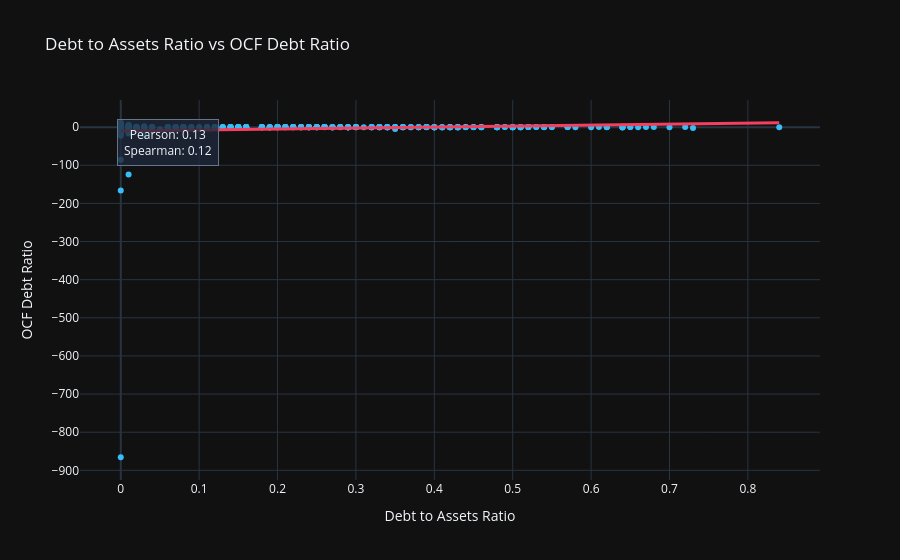

The code cell stored with this chart in its notebook:
### Markdown cell above
b. Debt/Assets-OCF/Debt

### Code cell
df = conn.sql("""
    SELECT
        accession_number,
        period_end,
        debt_to_assets_ratio,
        ocf_debt_ratio	
    FROM gold.fact_financial_metrics
    WHERE debt_to_assets_ratio IS NOT NULL
      AND ocf_debt_ratio IS NOT NULL
""").df()

pearson_corr, pearson_p = pearsonr(df['debt_to_assets_ratio'], df['ocf_debt_ratio'])
spearman_corr, spearman_p = spearmanr(df['debt_to_assets_ratio'], df['ocf_debt_ratio'])

da_low, da_high = df["debt_to_assets_ratio"].quantile([0.01, 0.99])
ocf_low, ocf_high = df["ocf_debt_ratio"].quantile([0.01, 0.99])

df_plot = df[
    df["debt_to_assets_ratio"].between(da_low, da_high)
    & df["ocf_debt_ratio"].between(ocf_low, ocf_high)
]

fig = px.scatter(
    df_plot,
    x="debt_to_assets_ratio",
    y="ocf_debt_ratio",
    title="Debt to Assets Ratio vs OCF Debt Ratio",
    labels={"debt_to_assets_ratio": "Debt to Assets Ratio", "ocf_debt_ratio": "OCF Debt Ratio"},
    trendline="ols",
    template="plotly_dark",
    color_discrete_sequence=["#38BDF8"]  
)

fig.update_traces(line=dict(color="#F43F5E", width=3), selector=dict(mode="lines"))

fig.add_annotation(
    x=0.05,
    y=0.95,
    xref="paper",
    yref="paper",
    text=f'Pearson: {pearson_corr:.2f}<br>Spearman: {spearman_corr:.2f}',
    showarrow=False,
    bgcolor="rgba(30, 41, 59, 0.8)", 
    bordercolor="#64748B",            
    borderwidth=1,
    borderpad=6
)

fig.show()

### Figure 1 — Plotly figure (JSON) as saved in the notebook; plotly's stock layout.template omitted (floating-point values rounded to 4 significant figures; data arrays with more than 128 entries replaced by an {"elided": "..."} marker saying what was removed)
{"data": [{"hovertemplate": "Debt to Assets Ratio=%{x}<br>OCF Debt Ratio=%{y}<extra></extra>", "legendgroup": "", "marker": {"color": "#38BDF8", "symbol": "circle"}, "mode": "markers", "name": "", "orientation": "v", "showlegend": false, "type": "scatter", "x": {"elided": "369 float values"}, "xaxis": "x", "y": {"elided": "369 float values"}, "yaxis": "y"}, {"hovertemplate": "<b>OLS trendline</b><br>ocf_debt_ratio = 25.0485 * debt_to_assets_ratio + -9.83131<br>R<sup>2</sup>=0.010230<br><br>Debt to Assets Ratio=%{x}<br>OCF Debt Ratio=%{y} <b>(trend)</b><extra></extra>", "legendgroup": "", "line": {"color": "#F43F5E", "width": 3}, "marker": {"color": "#38BDF8", "symbol": "circle"}, "mode": "lines", "name": "", "showlegend": false, "type": "scatter", "x": {"elided": "369 float values"}, "xaxis": "x", "y": {"elided": "369 float values"}, "yaxis": "y"}], "layout": {"annotations": [{"bgcolor": "rgba(30, 41, 59, 0.8)", "bordercolor": "#64748B", "borderpad": 6, "borderwidth": 1, "showarrow": false, "text": "Pearson: 0.13<br>Spearman: 0.12", "x": 0.05, "xref": "paper", "y": 0.95, "yref": "paper"}], "legend": {"tracegroupgap": 0}, "title": {"text": "Debt to Assets Ratio vs OCF Debt Ratio"}, "xaxis": {"anchor": "y", "domain": [0, 1], "title": {"text": "Debt to Assets Ratio"}}, "yaxis": {"anchor": "x", "domain": [0, 1], "title": {"text": "OCF Debt Ratio"}}}}
